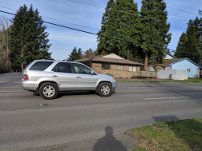
#> input picture Homography-based Image Stitching/data/im3.jpg, 202 x 151 px, found by its file name
$ jupyter execute --allow-errors image_stitch.ipynb   (shell and % lines are left out)
#> lines starting #> are read from the running program, lines starting #| are printed output that depends on the picture
#> further down, img_1 is the input picture: shape (151, 202, 3); mean B, G, R 107.7, 107.7, 103
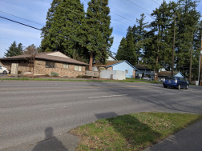
#> input picture Homography-based Image Stitching/data/im4.jpg, 202 x 151 px, found by its file name
#> further down, img_2 is the input picture: shape (151, 202, 3); mean B, G, R 100.4, 105.2, 102.5
<a href="https://colab.research.google.com/github/Sinamhd9/Computer-vision-projects/blob/main/Homography-based%20Image%20Stitching/image_stitch.ipynb" target="_parent"></a>

[cell 1]
import cv2
print(cv2.__version__)
import sys
import numpy as np
from google.colab.patches import cv2_imshow

def ex_find_homography_ransac(list_pairs_matched_keypoints, threshold_ratio_inliers=0.85, threshold_reprojtion_error=3,
                              max_num_trial=1000):
    '''
    Apply RANSAC algorithm to find a homography transformation matrix that align 2 sets of feature points, transform the first set of feature point to the second (e.g. warp image 1 to image 2)
    :param list_pairs_matched_keypoints: has the format as a list of pairs of matched points: [[[p1x,p1y],[p2x,p2y]],....]
    :param threshold_ratio_inliers: threshold on the ratio of inliers over the total number of samples, accept the estimated homography if ratio is higher than the threshold
    :param threshold_reprojtion_error: threshold of reprojection error (measured as euclidean distance, in pixels) to determine whether a sample is inlier or outlier
    :param max_num_trial: the maximum number of trials to do take sample and do testing to find the best homography matrix
    :return best_H: the best found homography matrix
    '''
    l = list_pairs_matched_keypoints
    print('length(list_pairs_matched_keypoints) =', len(l))
    u = np.zeros((len(l), 1))
    v = np.zeros((len(l), 1))
    up = np.zeros((len(l), 1))
    vp = np.zeros((len(l), 1))
    for i in range(len(l)):
        u[i] = l[i][0][0]
        v[i] = l[i][0][1]
        up[i] = l[i][1][0]
        vp[i] = l[i][1][1]
    num_trial = 0
    inlrNum = 0
    while num_trial < max_num_trial and inlrNum < int(threshold_ratio_inliers * len(l)):
        s = np.random.randint(len(u), size=(4, 1))
        A = np.zeros((0, 9))
        for i in range(len(s)):
            A = np.append(A,
                          np.array([[0, 0, 0, -u[s[i]], -v[s[i]], -1, vp[s[i]] * u[s[i]], vp[s[i]] * v[s[i]], vp[s[i]]],
                                    [u[s[i]], v[s[i]], 1, 0, 0, 0, -up[s[i]] * u[s[i]], -up[s[i]] * v[s[i]],
                                     -up[s[i]]]]).astype(int), axis=0)
            uu, ss, vh = np.linalg.svd(A, full_matrices=True)
            H = np.reshape(vh[-1, :], [3, 3])
        inlrNum = 0
        inlrs = []
        for (point1, point2) in l:
            p1H = np.reshape(np.append(point1, [1]), (3, 1))
            p1pred = np.matmul(H, p1H)
            p1pred = np.reshape(p1pred[:2] / p1pred[-1], (1, 2))
            p2H = np.reshape(np.append(point2, [1]), (3, 1))
            p2pred = np.matmul(np.linalg.inv(H), p2H)
            p2pred = np.reshape(p2pred[:2] / p2pred[-1], (1, 2))
            er = np.linalg.norm(point2 - p1pred) + np.linalg.norm(point1 - p2pred)
            if er < threshold_reprojtion_error:
                inlrNum += 1
                inlrs.append([point1, point2])
        num_trial += 1
    print('Number of inliers = ', inlrNum)
    A_best = np.zeros((0, 9))
    for inlr in inlrs:
        A_best = np.append(A_best, np.array(
            [[0, 0, 0, -inlr[0][0], -inlr[0][1], -1, inlr[1][1] * inlr[0][0], inlr[1][1] * inlr[0][1], inlr[1][1]],
             [inlr[0][0], inlr[0][1], 1, 0, 0, 0, -inlr[1][0] * inlr[0][0], -inlr[1][0] * inlr[0][1], -inlr[1][0]]]),
                           axis=0)
    uu, ss, vh = np.linalg.svd(A_best, full_matrices=True)
    best_H = np.reshape(vh[-1, :], [3, 3])
    print("Best H = ", best_H)
    return best_H

[cell 2]
def ex_extract_and_match_feature(img_1, img_2, ratio_robustness=0.7):
    '''
    1/ extract SIFT feature from image 1 and image 2,
    2/ use a bruteforce search to find pairs of matched features: for each feature point in img_1, find its best matched feature point in img_2
    3/ apply ratio test to select the set of robust matched points
    :param img_1: input image 1
    :param img_2: input image 2
    :param ratio_robustness: ratio for the robustness test
    :return list_pairs_matched_keypoints: has the format as list of pairs of matched points: [[[p1x,p1y],[p2x,p2y]]]
    '''
#> called with ratio_robustness = 0.7
    sift = cv2.xfeatures2d.SIFT_create()
    kp_img1, des_img1 = sift.detectAndCompute(cv2.cvtColor(img_1, cv2.COLOR_BGR2GRAY), None)
#> kp_img1 = 222 keypoints; strongest (x, y, size): (33, 76, 12.4), (166, 39, 1.8), (113, 56, 4.8), (168, 57, 3)
    kp_img2, des_img2 = sift.detectAndCompute(cv2.cvtColor(img_2, cv2.COLOR_BGR2GRAY), None)
#> kp_img2 = 278 keypoints; strongest (x, y, size): (163, 70, 2.1), (156, 33, 2.5), (58, 54, 4.9), (179, 75, 3.4)
    dis = np.zeros((len(des_img1), len(des_img2)))
#> dis: shape (222, 278) float64; every value is 0
    for i in range(len(des_img1)):
        for j in range(len(des_img2)):
            dis[i, j] = np.linalg.norm(des_img1[i] - des_img2[j])
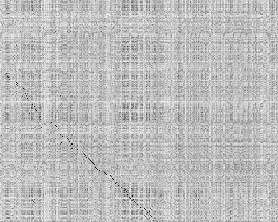
#> dis: shape (222, 278) float64; min 54.1, max 685.7, mean 525.5; drawn with min black and max white
    res = np.zeros((len(dis), 2))
#> res = 222 pairs, first value 0 to 0, second value 0 to 0
    for i in range(len(dis)):
        d1 = np.min(dis[i, :])
        d1_arg = np.argmin(dis[i, :])
        d2 = np.min(np.array(dis[i, :])[dis[i, :] != np.min(dis[i, :])])
        if d1 / d2 < ratio_robustness:
            res[i] = [i, d1_arg]
#> this loop made 222 passes
#> (d1, d1_arg, d2) on passes 1 to 3: (372.2, 274, 373.5), (340.4, 32, 360.4), (285.9, 132, 322.7)
#> after the loop, res = 222 pairs, first value 0 to 220, second value 0 to 153
    features = (res[~(res == 0).all(1)])
#> features = 77 pairs, first value 46 to 220, second value 6 to 153
    list_pairs_matched_keypoints = []
    p = np.zeros((len(features), 2))
#> p = 77 pairs, first value 0 to 0, second value 0 to 0
    p_p = np.zeros((len(features), 2))
#> p_p = 77 pairs, first value 0 to 0, second value 0 to 0
    for i in range(len(features)):
        p[i] = kp_img1[int(features[i, 0])].pt
        p_p[i] = kp_img2[int(features[i, 1])].pt
        list_pairs_matched_keypoints.append([p[i], p_p[i]])
#> this loop made 77 passes
#> after the loop, list_pairs_matched_keypoints = 77 items, first 6: [[39.25, 14.86], [109.6, 14.03]], [[69.26, 52.17], [7.13, 46.8]], [[72.5, 53.54], [11.18, 48.43]], [[74.4, 49.94], [13.78, 44.41]], [[83.65, 50.03], [24.77, 45.83]], [[83.65, 50.03], [24.77, 45.83]]; p = 77 pairs, first value 39.25 to 194.7, second value 5.64 to 133.3; p_p = 77 pairs, first value 7.13 to 131.9, second value 7.21 to 135.7
    print('list_pairs_matched_keypoints = ', list_pairs_matched_keypoints)
#> (printed output is left out)
    return list_pairs_matched_keypoints

[cell 3]
# [50 lines left out: function ex_warp_blend_crop_image, not called in this run]

[cell 4]
def stitch_images(img_1, img_2):
    '''
    :param img_1: input image 1. We warp this image to align and stich it to the image 2
    :param img_2: is the reference image. We will not warp this image
    :return img_panorama: the resulting stiched image
    '''
    print('==============================')
    print('===== stitch two images to generate one panorama image')
    print('==============================')
    # ===== extract and match features from image 1 and image 2
    list_pairs_matched_keypoints = ex_extract_and_match_feature(img_1=img_1, img_2=img_2, ratio_robustness=0.7)

    # ===== use RANSAC algorithm to find homography to warp image 1 to align it to image 2
    H_1 = ex_find_homography_ransac(list_pairs_matched_keypoints, threshold_ratio_inliers=0.85,
                                    threshold_reprojtion_error=3, max_num_trial=1000)
#> in ex_find_homography_ransac, `l = list_pairs_matched_keypoints`: l has the same summary as list_pairs_matched_keypoints in ex_extract_and_match_feature
#| length(list_pairs_matched_keypoints) = 77
#> in ex_find_homography_ransac, `u = np.zeros((len(l), 1))`: u = 77 values from 0 to 0
#> the loop in ex_find_homography_ransac, `for i in range(len(l)):` made 77 passes
#> after the loop in ex_find_homography_ransac, `for i in range(len(l)):`: u = 77 values from 39.25 to 194.7; up = 77 values, max 131.9 at index 76, min 7.13 at index 1, mean 78.55; v = 77 values, max 133.3 at index 28, min 5.64 at index 48, mean 50.89; vp = 77 values, max 135.7 at index 16, min 7.21 at index 48, mean 50.52
#> the loop in ex_find_homography_ransac, `while num_trial < max_num_trial and inlrNum < int(threshold_ratio_inli..` made 1 pass
#> s on pass 1: [44, 47, 64, 67]
#> after the loop in ex_find_homography_ransac, `while num_trial < max_num_trial and inlrNum < int(threshold_ratio_inli..`: num_trial = 0

    # ===== warp image 1, blend it with image 2 using average blending to produce the resulting panorama image
    img_panorama = ex_warp_blend_crop_image(img_1=img_1, H_1=H_1, img_2=img_2)

    return img_panorama

[cell 5]
# Visualization
img_1 = cv2.imread('im3.jpg')
img_2 = cv2.imread('im4.jpg')
#> (the rest of this cell did not finish here and is left out)
